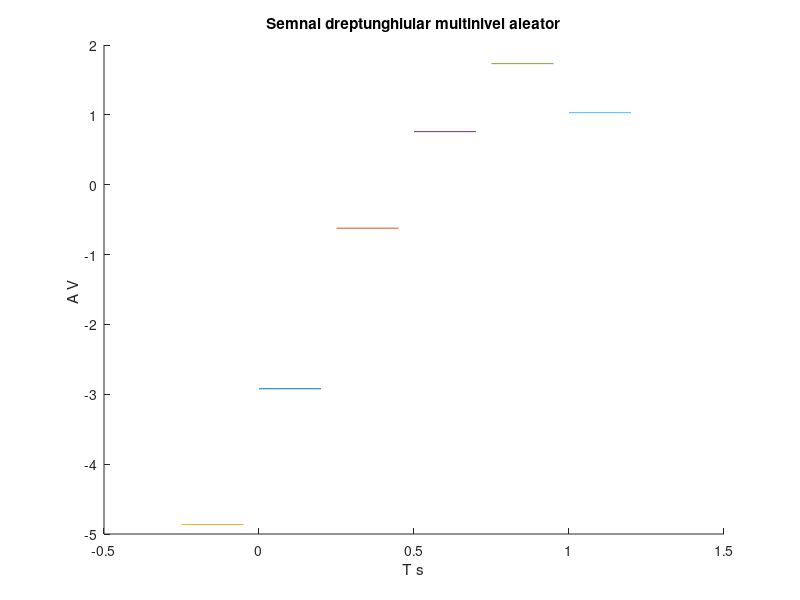

Write MATLAB code to recreate this figure.
hold on;
%folosesc aceasta intructiune pentru a pastra graficul curent atunci cand
%adaug alt grafic
%temporara de 200ms
r1=rand(1); %genereaza cate un numar aleator cu distributie uniforma
r2=rand(1);
r3=rand(1);
r4=rand(1);
r5=rand(1); 
r6=rand(1);
r7=rand(1);
r8=rand(1);
t1=0:.2:0.25;
t2=0.25:.2:0.5;
x0=-5*r1*square(2*pi*4*t1,100);
x1=-3*r2*square(2*pi*4*t1,100);
x2=-1*r3*square(2*pi*4*t2,100);
x3=r4*square(2*pi*4*t1,100);
x4=3*r5*square(2*pi*4*t1,100);
x5=5*r6*square(2*pi*4*t1,100);
plot(t1,x1);
plot(t2,x2);
plot(-0.25+t1,x0);
plot(0.25+t2,x3);
plot(0.5+t2,x4);
plot(0.75+t2,x5);

xlabel('T s')
ylabel('A V ')
title('Semnal dreptunghiular multinivel aleator')
%am ales sa reprezint doua perioade, acestea se poate extinde procedand
%aseamnator